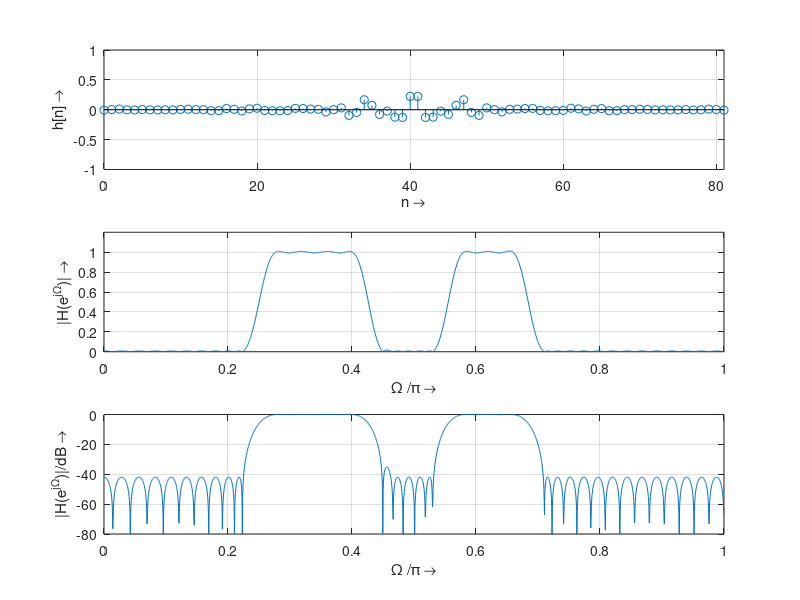
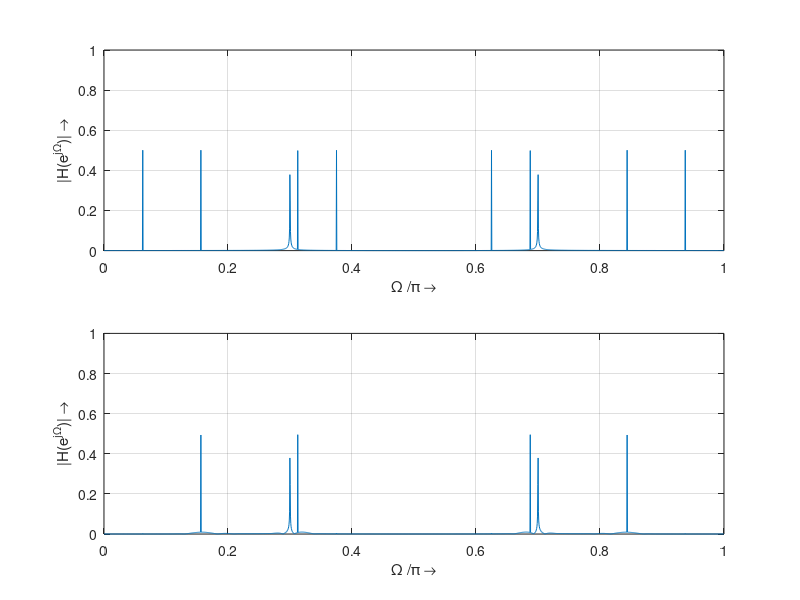
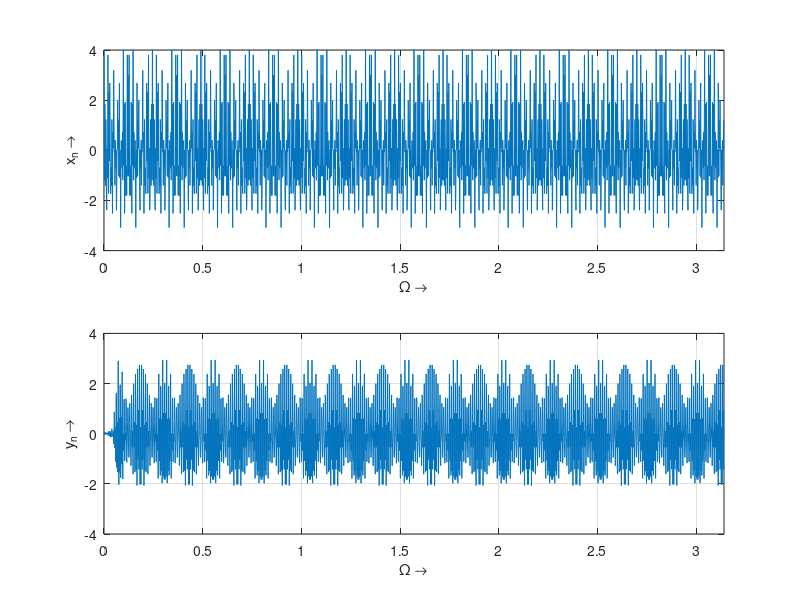
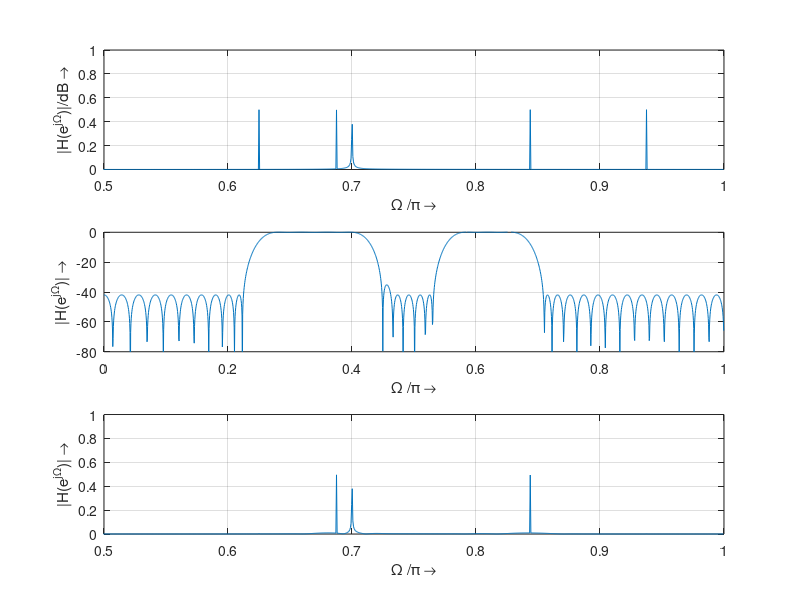

Reproduce these figures in MATLAB, in order.
% Design of Equiripple Linear-Phase FIR Filter with the Parks-McClellan algorithm )
% Edited by Marco Casagrande, Julius Rauscher

clear all;

DeltaP = 0.01;
DeltaSS = 40;
DeltaS = 10^(-DeltaSS/20);

% ----------------------- Band pass case -----------------------
% estimation of filter order
dev = [DeltaS DeltaP DeltaS DeltaP DeltaS]; % deviation
f = [900 1100 1600 1850 2100 2350 2600 2850]; % frequency bands
m = [0 1 0 1 0]; % amplitudes
FS = 8000; % frequency scaling (sampling frequency)
[N,f0,m0,w] = firpmord(f,m,dev,FS);
N = N + 2; % compensate for estimation error
N_FIR_BP = N;

fprintf('Bandpass filter order N = %g\n',N);
% filter design by Remez algorithm
h = firpm(N,f0,m0,w); % impulse response
b_FIR_BP = h;

% frequency response
M = 2048; % number of frequency samples
[H,f] = freqz(h,1,M);


%added cosine function
x_n = cos(2*pi*500*(0:M-1)/FS) + cos(2*pi*1250*(0:M-1)/FS) + cos(2*pi*2400*(0:M-1)/FS) + cos(2*pi*2500*(0:M-1)/FS) + cos(2*pi*3000*(0:M-1)/FS);

y_n = filter(h,1,x_n);


FIG1 = figure('Name','Bandpass FIR Filter','NumberTitle','off','Units','normal','Position',[.5 .30 .45 .55]);
% impulse responses
subplot(3,1,1), stem(0:N,h), grid
xlabel('n \rightarrow'), ylabel('h[n] \rightarrow')
axis([0 N -1 1]);
% frequency response
fn = f/pi;
subplot(3,1,2), plot(fn,abs(H))
axis([0 1 0 1.2]); grid
xlabel('\Omega /\pi \rightarrow'), ylabel('|H(e^{j\Omega})| \rightarrow')
subplot(3,1,3) % attenuation
plot(fn,20*log10(abs(H))), axis([0 1 -80 0]), grid
xlabel('\Omega /\pi \rightarrow'), ylabel('|H(e^{j\Omega})|/dB \rightarrow')

fe = fn*8000;

FIG2 = figure('Name','Bandpass FIR Filter with multiple sinussoidal inputs','NumberTitle','off','Units','normal','Position',[.5 .30 .45 .55]);

subplot(2,1,1)
plot(fn,abs(fft(x_n))/2048), axis([0 1 0 1]), grid
xlabel('\Omega /\pi \rightarrow'), ylabel('|H(e^{j\Omega})| \rightarrow')

subplot(2,1,2)
plot(fn,abs(fft(y_n))/2048), axis([0 1 0 1]), grid
xlabel('\Omega /\pi \rightarrow'), ylabel('|H(e^{j\Omega})| \rightarrow')


FIG3 = figure('Name','Multiple sinussoids','NumberTitle','off','Units','normal','Position',[.5 .30 .45 .55]);

subplot(2,1,1)
plot(f,x_n), axis([0 pi -4 4]), grid
xlabel('\Omega \rightarrow'), ylabel('x_n \rightarrow')

subplot(2,1,2)
plot(f,y_n), axis([0 pi -4 4]), grid
xlabel('\Omega \rightarrow'), ylabel('y_n \rightarrow')

FIG3 = figure('Name','Bandpass FIR Filter','NumberTitle','off','Units','normal','Position',[.5 .30 .45 .55]);
subplot(3,1,1)
plot(fn,abs(fft(x_n))/2048), axis([0.5 1 0 1]), grid
xlabel('\Omega /\pi \rightarrow'), ylabel('|H(e^{j\Omega})|/dB \rightarrow')

subplot(3,1,2)
plot(fn,20*log10(abs(H))), axis([0 1 -80 0]), grid
xlabel('\Omega /\pi \rightarrow'), ylabel('|H(e^{j\Omega})| \rightarrow')

subplot(3,1,3)
plot(fn,abs(fft(y_n))/2048), axis([0.5 1 0 1]), grid
xlabel('\Omega /\pi \rightarrow'), ylabel('|H(e^{j\Omega})| \rightarrow')
